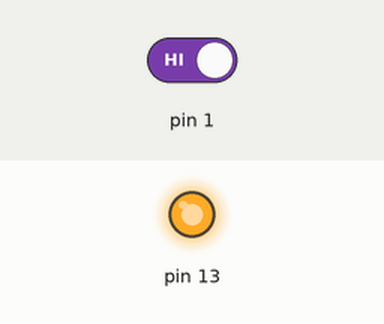
Bench run of a sketch on a simulated Arduino Uno, built with avr-gcc and run on an emulated ATmega328P. Parts: output pins drawn as LEDs (lit = HIGH). The test bench sets the inputs (shaded band); at power-on: pin 1 HIGH.

Above: at 1.2 s.
1.3 s: pin 1 driven LOW
At 2.0 s:
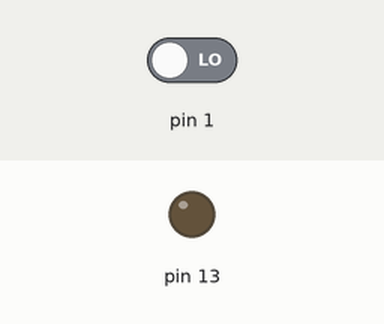
2.8 s: pin 1 driven HIGH
At 3.1 s:
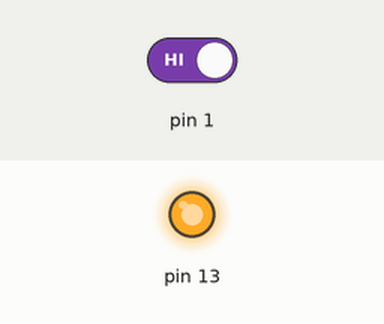
Timing chart, 0 to 5.8 s (numbered marks = the images above; inputs shaded):
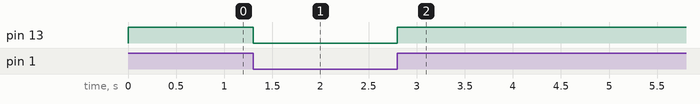

The sketch:

ir_sensor.ino
```cpp
// C++ code
//
void setup()
{
  pinMode(1, INPUT);
  pinMode(13, OUTPUT);
}

int State = 0;

void loop()
{
  State = digitalRead(1);

  if (State == 0) {
    digitalWrite(13, LOW);
  }
  else {
  	digitalWrite(13, HIGH);
  }
}
```

Measured:
- after the input at 1.3 s, pin 13: HIGH → LOW at once
- after the input at 2.8 s, pin 13: LOW → HIGH at once
